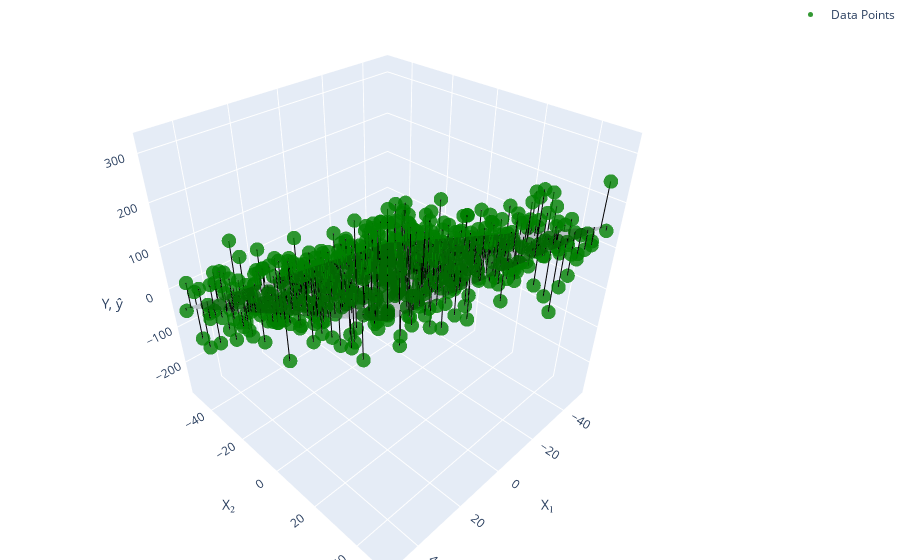

This figure's notebook cell:
### Markdown cell above
We use StandardScaler() for this purpose that computes the mean and the standard deviation for each input variable during the fit step, and then subtracts the mean and divides by the standard deviation during the transform step that we can conveniently conduct in a single fit_transform() command:

### Code cell
# Create 3D scatter plot
scatter = go.Scatter3d(
    x=data['X_1'],
    y=data['X_2'],
    z=data['Y'],
    mode='markers',
    marker=dict(size=5, color='green', opacity=0.8),
    name='Data Points'
)

# Create regression surface
to_plot = data.set_index(['X_1', 'X_2']).unstack().loc[:, 'y-hat']
surface = go.Surface(
    x=X_1,
    y=X_2,
    z=to_plot.values,
    colorscale=[[0, 'black'], [1, 'black']],
    opacity=0.2,
    showscale=False,
    name='Regression Surface'
)

# Create lines connecting actual and predicted points
lines = []
for _, row in data.iterrows():
    lines.append(
        go.Scatter3d(
            x=[row['X_1'], row['X_1']],
            y=[row['X_2'], row['X_2']],
            z=[row['Y'], row['y-hat']],
            mode='lines',
            line=dict(color='black', width=2),
            showlegend=False
        )
    )

# Combine all traces
fig = go.Figure(data=[scatter, surface] + lines)

# Update layout with axis labels and styling
fig.update_layout(
    scene=dict(
        xaxis_title='X₁',
        yaxis_title='X₂',
        zaxis_title='Y, ŷ',
        xaxis=dict(showgrid=True),
        yaxis=dict(showgrid=True),
        zaxis=dict(showgrid=True)
    ),
    margin=dict(l=0, r=0, b=0, t=0),
    showlegend=True
)
